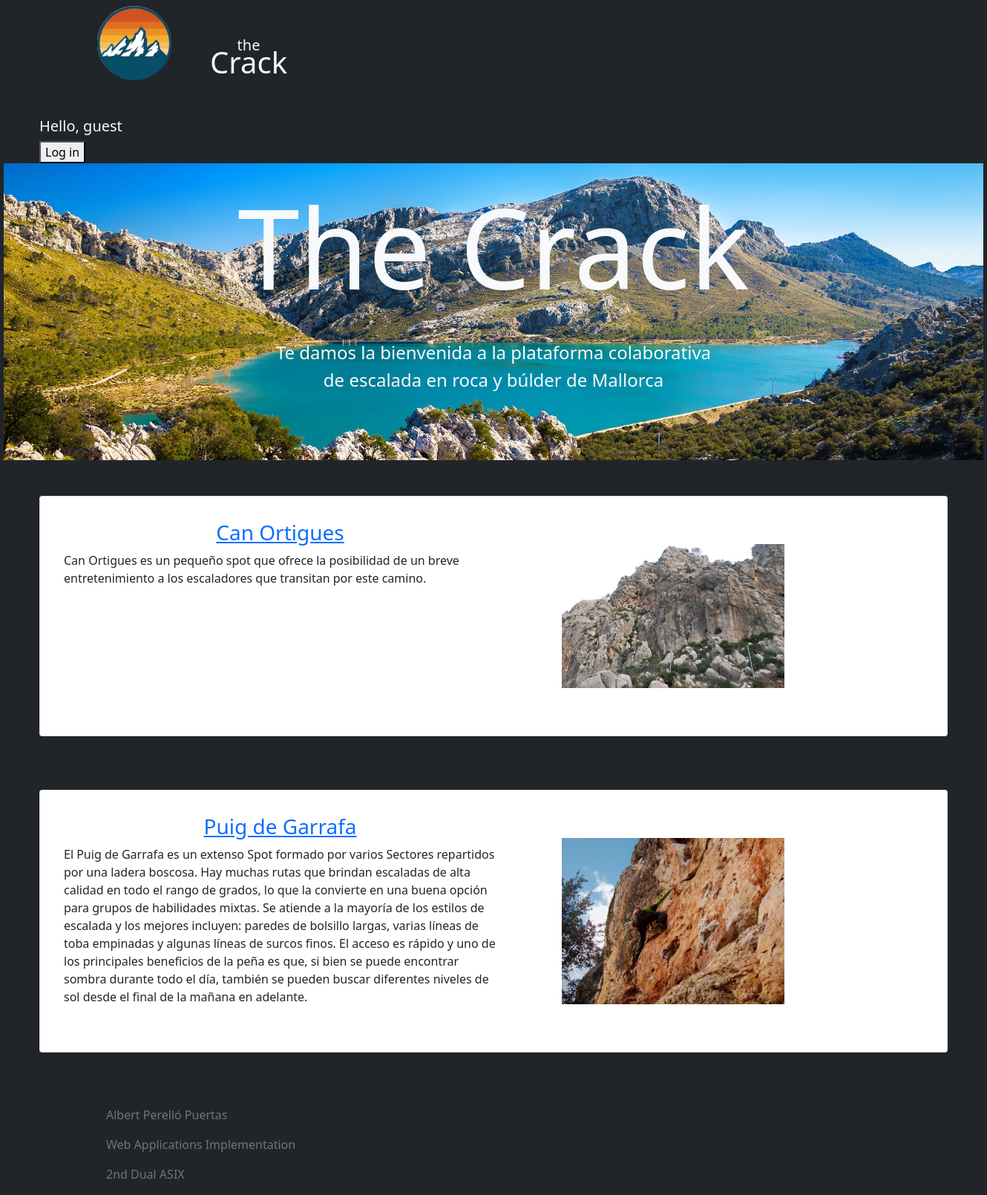
The page / on the database its author committed.
### tables this page shows
CREATE TABLE `Spots` (
  `id` int NOT NULL,
  `name` varchar(30) NOT NULL,
  `description` varchar(1000) NOT NULL,
  `approach` varchar(1000) NOT NULL,
  `conditions` varchar(1000) NOT NULL,
  `photography` varchar(100) NOT NULL
);

### www/Content/getSpots.php (called while the page is built, shortened)
<?php
    include 'classSpot.php';
?>
<?php
    function getSpots(){
        $db = connectDB();
        $result = $db->stmt_init();
        $result->prepare('SELECT * FROM Spots;');
        $result->execute();
        $result->bind_result($id, $name, $description, $approach, $conditions, $photography);
        while ($result->fetch() != null){
            $spot[] = new Spot ($id, $name, $description, $approach, $conditions, $photography);
        }
        return $spot;
    }
?>

### www/Content/classSpot.php (called while the page is built, shortened)
<?php
    class Spot{
        public function __construct($id, $name, $description, $approach, $conditions, $photography){
            $this->id = $id;
            $this->name = $name;
            $this->description = $description;
            $this->photography = $photography;
        }
    }
?>

### www/index.php (the view, shortened to what this page needs)
<!DOCTYPE html>
<html>
    <head>
        <link href="https://cdn.jsdelivr.net/npm/bootstrap@5.1.3/dist/css/bootstrap.min.css" rel="stylesheet">
        <?php
            include './Content/getSpots.php';
            include './Structure/navbar.php';
            include './Structure/session.php';
            include './Structure/footer.php';
        ?>
    </head>
    <header>
        <?php
            navbar();
        ?>
    </header>
    <body class="bg-dark margenes">
        <?php
            session();
        ?>
        <div class="image-fondo cabecera body">
            <p class="text-center text-light">The Crack</p>
            <p class="h4 text-center text-light">Te damos la bienvenida a la plataforma colaborativa</p>
            <p class="h4 text-center text-light">de escalada en roca y búlder de Mallorca</p>
        </div>
        <?php
            $spots = getSpots();
            $numSpots = count($spots);
            for($i = 0; $i < $numSpots; $i++){
                print('
                    </br>
                    </br>
                    <div class="card d-flex mx-lg-5">
                        <div class="card-body">
                            <div class="row">
                                <div class="col-6 m-3">
                                    <a href="/Spots.php?id='.$spots[$i]->id.'"><p class="h3 card-title text-center">'.$spots[$i]->name.'</p></a>
                                    <p class="card-text">'.$spots[$i]->description.'</p>
                                </div>
                                <div class="col-2 m-5">
                                    <img src="'.$spots[$i]->photography.'" width="300">
                                </div>
                            </div>
                        </div>
                    </div>
                    </br>
                ');
            }
        ?>
        <?php
            footer();
        ?>
    </body>
</html>

### www/Structure/navbar.php
<?php
    function navbar(){
        print('
            <nav class="navbar navbar-default container ">
                <div class="container-fluid">
                    <div class="navbar-header">
                        <div class="container">
                            <div class="row">
                                <div class="col">
                                    <div class="row">
                                        <div class="col-4">
                                            <a href="index.php">   <img class="circular--square" src="./../Resources/Photographies/Structure/logo.jpg" alt="Logo" width="100" height="100" /> </a>
                                        </div>
                                        <div class="col-8 p-5 text-center">
                                            <p style="line-height: 50%" class="h5 text-center text-light">the</p>
                                            <p style="line-height: 50%" class="h1 text-center text-light">Crack</p>
                                        </div>
                                    </div>
                                </div>
                            </div>
                        </div>
                    </div>
                </div>
            </nav>
        ');
    }
?>

### www/Structure/session.php
<?php
    function session(){
        if (isset($_SESSION['username'])){
            print('
            <div class="container">
                <div class="row">
                    <div class="col p-5 text-left">
                        <img class="circular--square" src="'.$_SESSION['photography'].'" height="50" width="50">
                        <p class="h4 mx-lg-5 text-light" >Hello, '.$_SESSION['name'].'</p>
                        <p class="mx-lg-5 text-light" >'.$_SESSION['email'].'</p>
                    </div>
                    <div class="col-1">
                        <a class="mx-lg-5" href="./../logout.php"><button type="button">Log out</button></a>
                    </div>
                </div>
            </div>
            ');
        } else {
            print('
                <p class="h5 mx-lg-5 text-light" >Hello, guest</p>
                <a class="mx-lg-5" href="./../login.php"><button type="button">Log in</button></a>
            ');
        }
    }
?>

### www/Structure/footer.php
<?php
    function footer(){
        print('
                <footer class="footer">
                    <div class="container p-5 pb-0 mb-0">
                        <div class="row">
                                <p class="text-muted">Albert Perelló Puertas</p>
                                <p class="text-muted">Web Applications Implementation</p>
                                <p class="text-muted">2nd Dual ASIX</p>
                        </div>
                    </div>
                </footer>
            ');
    }
?>

### www/index.php (style rules this page uses)
.image-fondo { background-image: url("./Resources/Photographies/Structure/serra-de-tramuntana-mallorca.jpg"); background-size: cover; }
.cabecera { font-size: 150px; height: 400px; width: 1320px; }
.margenes { height: 400px; width: 1320px; float: none; margin-left: auto; margin-right: auto; }
.body { text-align:center; margin:0 auto; }
.circular--square { border-radius: 50%; }

### rows shown on the page
spots: name "Can Ortigues", description "Can Ortigues es un pequeño spot que ofrece la posibilidad de un breve entretenimiento a los escaladores que transitan por este camino.", photography (picture)
spots: name "Puig de Garrafa", description "El Puig de Garrafa es un extenso Spot formado por varios Sectores repartidos por una ladera boscosa. Hay muchas rutas que brindan escaladas de alta calidad en todo el rango de grados, lo que la convierte en una buena opción para grupos de habilidades mixtas. Se atiende a la mayoría de los estilos de escalada y los mejores incluyen: paredes de bolsillo largas, varias líneas de toba empinadas y algunas líneas de surcos finos. El acceso es rápido y uno de los principales beneficios de la peña es que, si bien se puede encontrar sombra durante todo el día, también se pueden buscar diferentes niveles de sol desde el final de la mañana en adelante.", photography (picture)
